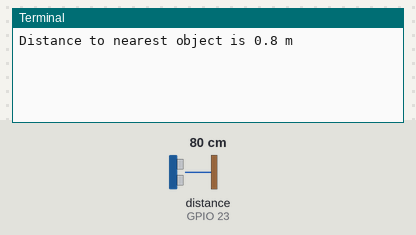
The program below on a simulated Raspberry Pi (BCM pin numbers). Parts: the last lines printed to the terminal. The inputs (shaded band) are chosen by the test bench; at power-on: distance to the obstacle (sensor on GPIO 23) 80 cm. The echo pulse lasts 58.3 µs per cm.

Above: at 1.2 s.
1.3 s: distance to the obstacle (sensor on GPIO 23) set to 2 cm
At 2.0 s:
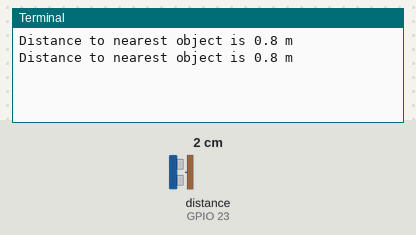
2.8 s: distance to the obstacle (sensor on GPIO 23) set to 4 cm
At 4.3 s:
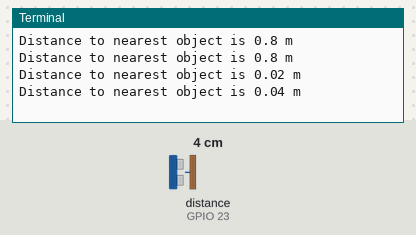
Timing chart, 0 to 5.8 s (numbered marks = the images above; inputs shaded):
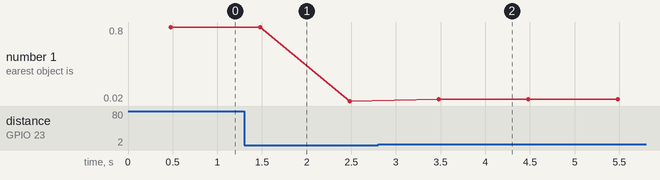

The program:

ex07_ultra.py
```python
from gpiozero import DistanceSensor
from time import sleep

sensor = DistanceSensor(23, 24) # echo, trig

while True:
    print('Distance to nearest object is', sensor.distance, 'm')
    sleep(1)
```

Measured:
- after the input at 2.8 s, the terminal: prints a new line after 0.68 s (image 2)
- plotted number 1: 0.8 → 0.02 after the input at 1.3 s, 0.02 → 0.04 after the input at 2.8 s
